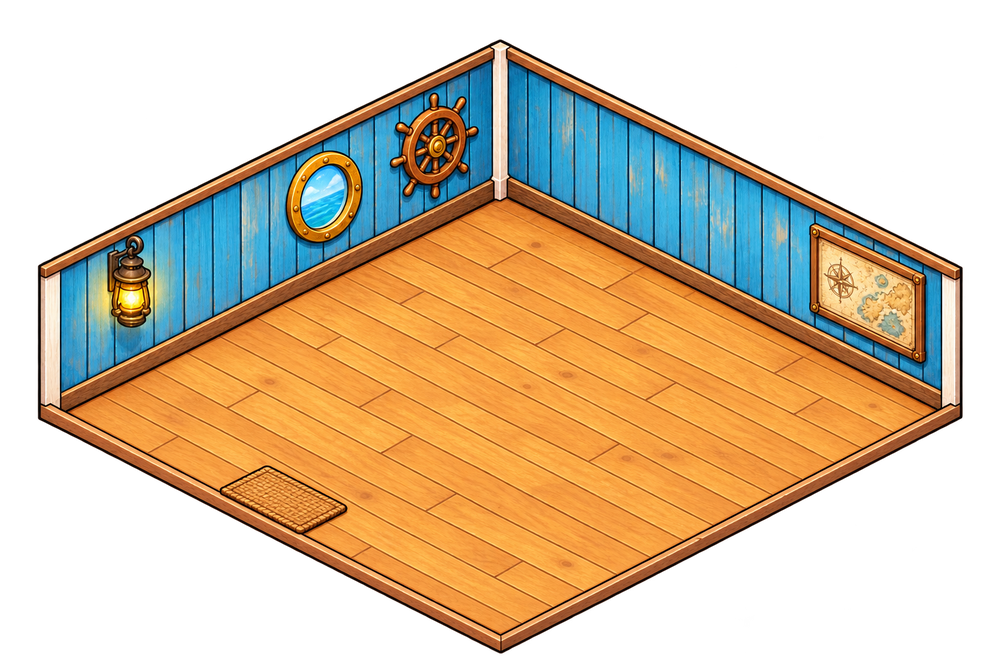
#> input picture art_source/store/room.png, 1000 x 667 px, shrunk from 1536 x 1024 before the run, found by its file name
$ python import_store_art.py art_source/store/room.png assets/sprites/props/store_room.png 64,620 768,972 1472,620
#> lines starting #> are read from the running program, lines starting #| are printed output that depends on the picture; after the words box and inside, x2 and y2 are one past the last pixel; in counts of white or black regions, pixels touching at a corner belong together
"""Brings a painting for the gear shop (art_source/store: the room, the displays) into the game.

The paintings already have a transparent background (their dark glow has zero alpha), so this only
crops one to its opaque pixels and clears the colour of the transparent ones, so no dark fringe
bleeds in when the texture is filtered. Points measured on the painting (the room's floor corners,
a display's spot on the floor) are printed shifted by the crop, for StoreRoom and
UpgradeStore.FIXTURES.

Needs Pillow and NumPy. Usage:
  python tools/import_store_art.py <painting.png> <sprite.png> [--clear-below=A] [x,y ...]
--clear-below=A clears pixels with alpha below A: some paintings come with a faint halo of
low-alpha pixels around the subject (basket_display.png: 100).
  python tools/import_store_art.py art_source/store/room.png assets/sprites/props/store_room.png 64,620 768,972 1472,620
  python tools/import_store_art.py art_source/store/net_display.png assets/sprites/props/net_display.png 665,1110
  python tools/import_store_art.py art_source/store/gear_display.png assets/sprites/props/gear_display.png 952,1060
  python tools/import_store_art.py art_source/store/basket_display.png assets/sprites/props/basket_display.png --clear-below=100 765,640
"""
import sys

import numpy as np
from PIL import Image


def main() -> None:
    image = np.array(Image.open(sys.argv[1]).convert("RGBA"))
#> image is the input picture: shape (667, 1000, 4); mean R, G, B, A 96.9, 76.6, 48.8, 134.7
    args = sys.argv[3:]
    for arg in [a for a in args if a.startswith("--clear-below=")]:
        image[image[:, :, 3] < int(arg.split("=")[1]), 3] = 0
        args.remove(arg)
    image[image[:, :, 3] == 0, :3] = 0
#> image: shape (667, 1000, 4); 0.11% of pixels changed, all inside (x1, y1, x2, y2) = (41, 38, 966, 655)
    ys, xs = np.where(image[:, :, 3] > 0)
    left, top = int(xs.min()), int(ys.min())
#> left = 35; top = 37
    Image.fromarray(image[top:ys.max() + 1, left:xs.max() + 1]).save(sys.argv[2])
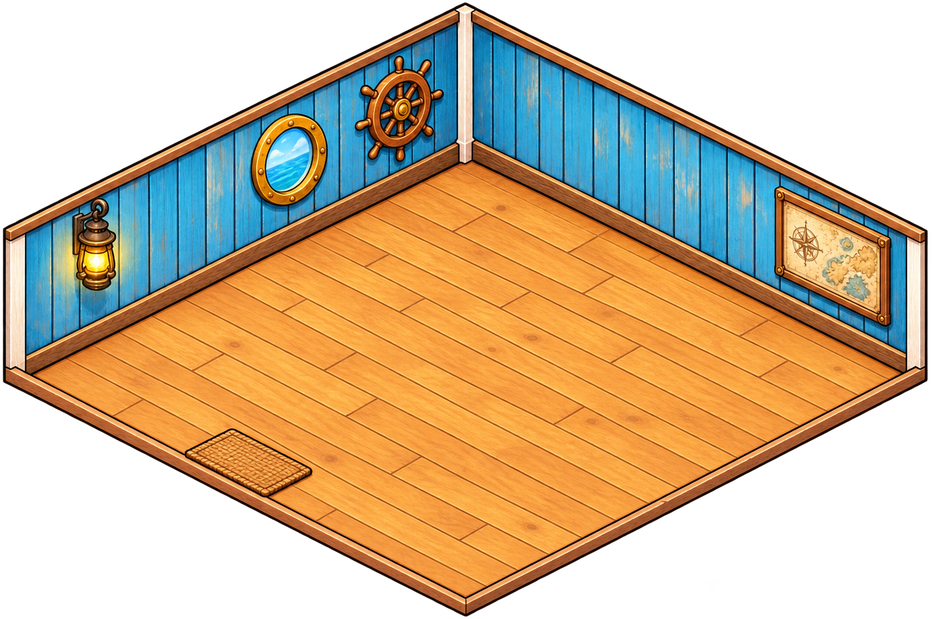
#> saved as store_room.png: PIL image 934x619 RGBA; mean R, G, B, A 111.8, 88.3, 56.3, 155.4; transparent parts drawn white
    for point in args:
        x, y = (float(v) for v in point.split(","))
        print(f"{point} -> ({x - left:g}, {y - top:g})")
#> this loop made 3 passes
#| 64,620 -> (29, 583)
#| 768,972 -> (733, 935)
#| 1472,620 -> (1437, 583)


if __name__ == "__main__":
    main()

$ run again, with art_source/store/gear_display.png copied over art_source/store/room.png
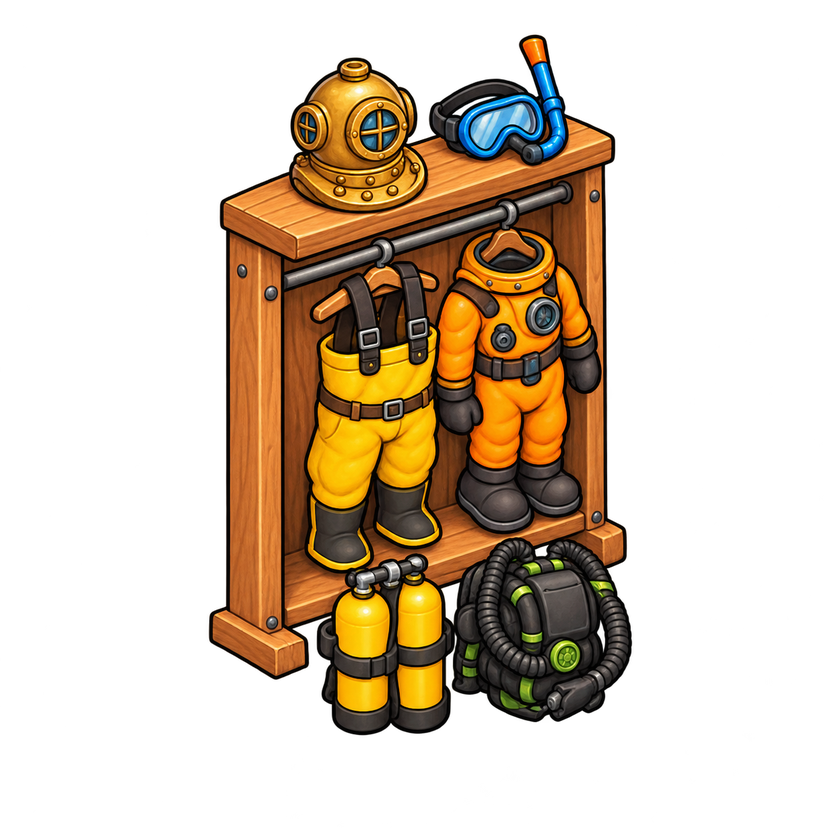
#> input picture art_source/store/gear_display.png, 840 x 840 px, shrunk from 1254 x 1254 before the run, found by its file name
#> in main, image is the input picture: shape (840, 840, 4); mean R, G, B, A 44, 29.3, 11.9, 82.7
#> image: shape (840, 840, 4); 0.08% of pixels changed, all inside (x1, y1, x2, y2) = (208, 33, 633, 736)
#> left = 0; top = 25
#> in main, `Image.fromarray(image[top:ys.max() + 1, left:xs.max() + 1]).save(sys.a..`:
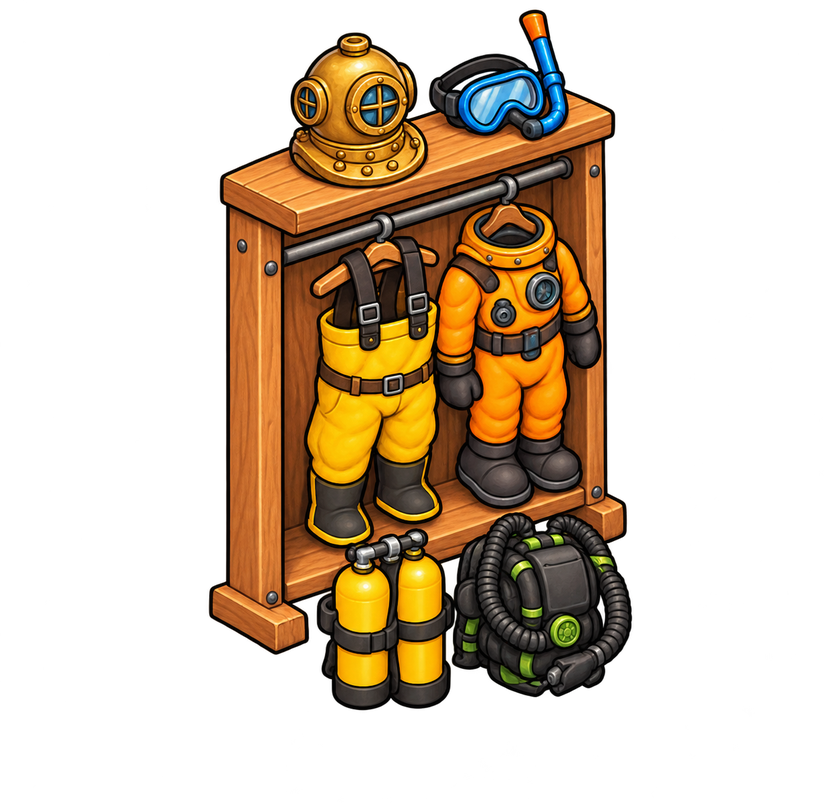
#> saved as store_room.png: PIL image 824x803 RGBA; mean R, G, B, A 46.9, 31.3, 12.7, 88.2; transparent parts drawn white
#> the loop in main, `for point in args:` made 3 passes
#| 64,620 -> (64, 595)
#| 768,972 -> (768, 947)
#| 1472,620 -> (1472, 595)

$ run again, with art_source/store/drone_display.png copied over art_source/store/room.png
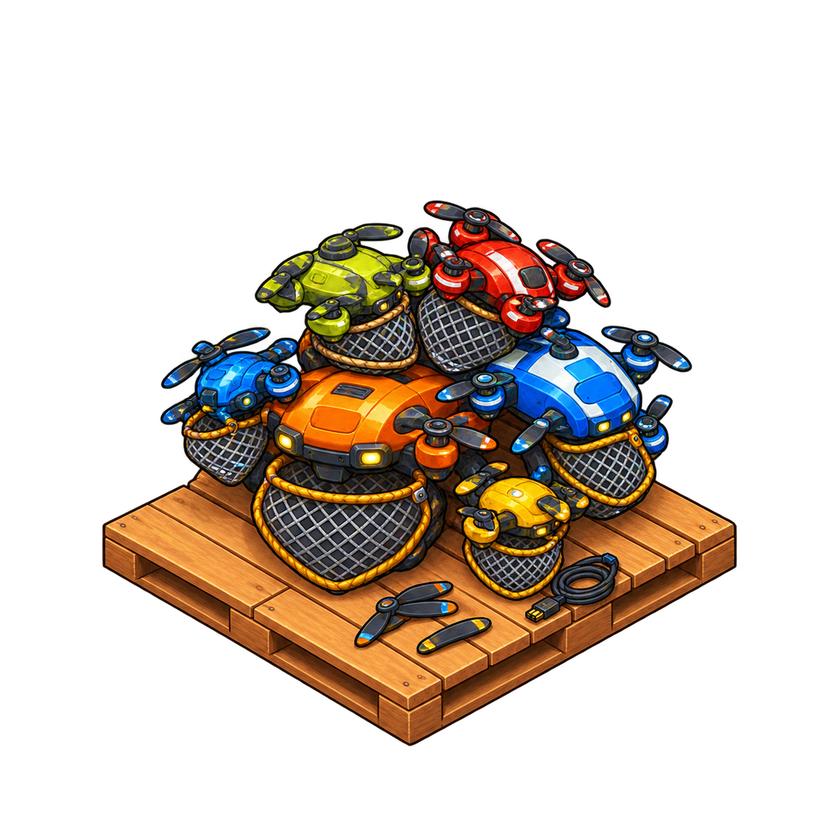
#> input picture art_source/store/drone_display.png, 840 x 840 px, shrunk from 1254 x 1254 before the run, found by its file name
#> in main, image is the input picture: shape (840, 840, 4); mean R, G, B, A 36, 25.9, 16.5, 74.6
#> image: shape (840, 840, 4); 0.12% of pixels changed, all inside (x1, y1, x2, y2) = (101, 199, 738, 746)
#> left = 0; top = 15
#> in main, `Image.fromarray(image[top:ys.max() + 1, left:xs.max() + 1]).save(sys.a..`:
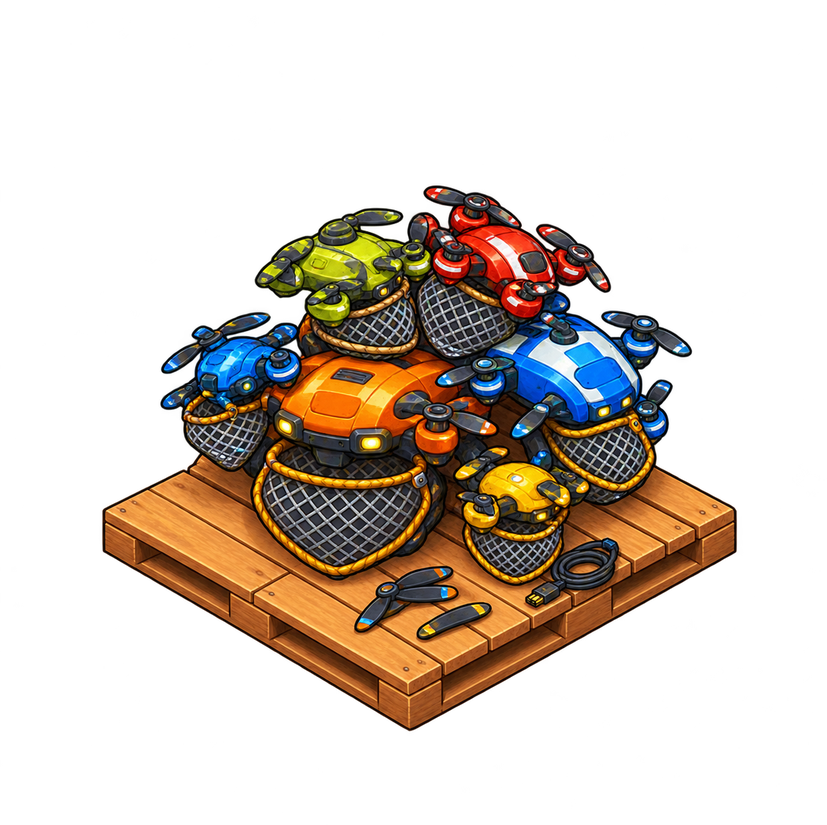
#> saved as store_room.png: PIL image 827x825 RGBA; mean R, G, B, A 37.2, 26.7, 17, 77.1; transparent parts drawn white
#> the loop in main, `for point in args:` made 3 passes
#| 64,620 -> (64, 605)
#| 768,972 -> (768, 957)
#| 1472,620 -> (1472, 605)
